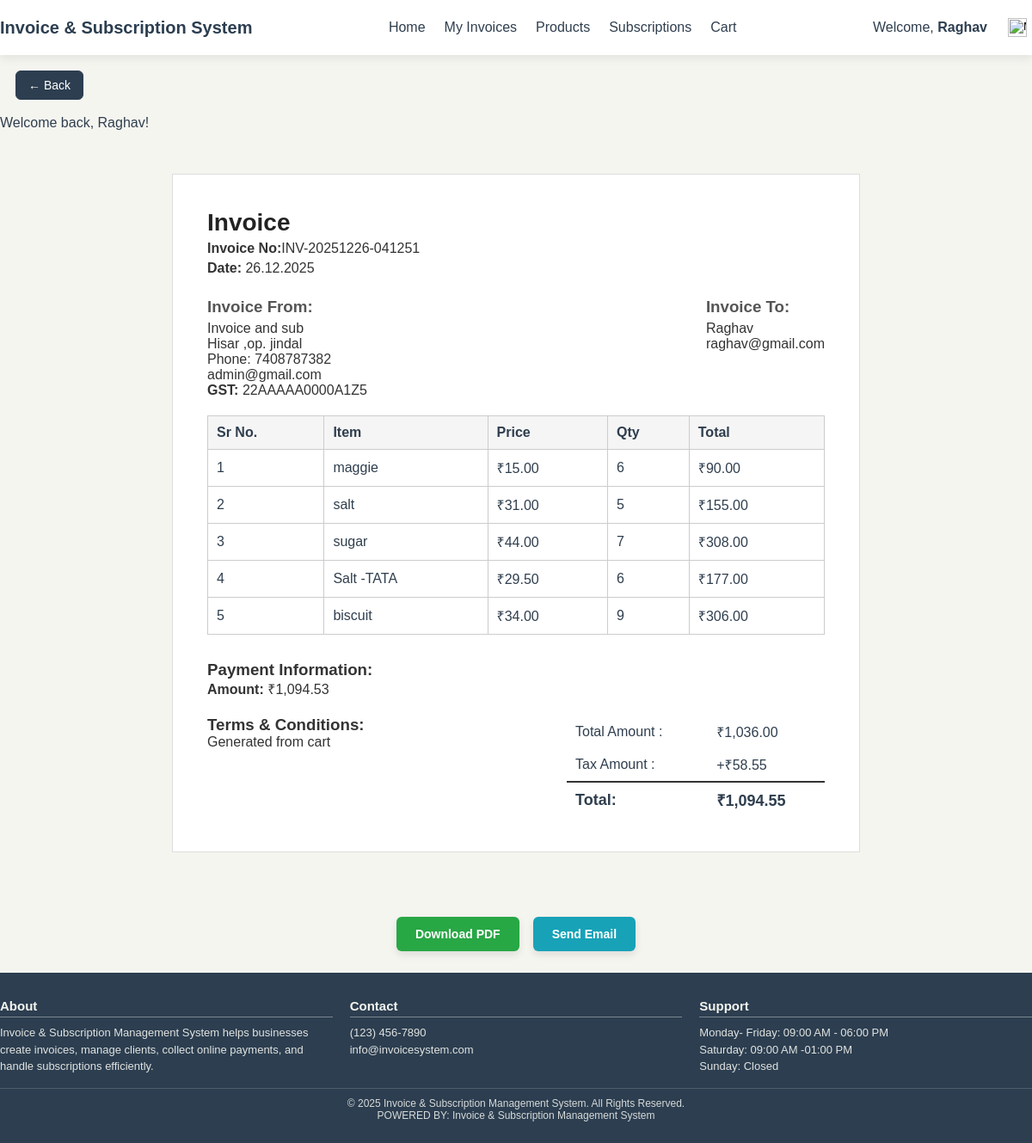
The page /invoice/show?id=30 (signed in) on the database its author committed.
### tables this page shows
CREATE TABLE `invoices` (
  `id` int NOT NULL,
  `created_by` int NOT NULL,
  `client_id` int NOT NULL,
  `invoice_number` varchar(50) NOT NULL,
  `invoice_date` date NOT NULL,
  `due_date` date NOT NULL,
  `subtotal` decimal(10,2) NOT NULL,
  `tax_type` enum('GST','NONE') DEFAULT 'GST',
  `tax_rate` decimal(5,2) DEFAULT '0.00',
  `tax_amount` decimal(10,2) DEFAULT '0.00',
  `discount` decimal(10,2) DEFAULT '0.00',
  `total_amount` decimal(10,2) NOT NULL,
  `status` enum('Unpaid','Sent','Paid','Overdue') NOT NULL DEFAULT 'Unpaid',
  `notes` text,
  `created_at` timestamp NULL DEFAULT CURRENT_TIMESTAMP,
  `updated_at` timestamp NULL DEFAULT CURRENT_TIMESTAMP ON UPDATE CURRENT_TIMESTAMP
);

CREATE TABLE `company` (
  `id` int NOT NULL,
  `user_id` int NOT NULL,
  `company_name` varchar(255) NOT NULL,
  `email` varchar(100) NOT NULL,
  `phone` varchar(20) DEFAULT NULL,
  `address` text,
  `tax_number` varchar(50) DEFAULT NULL,
  `logo` varchar(255) DEFAULT NULL,
  `created_at` timestamp NULL DEFAULT CURRENT_TIMESTAMP
);

CREATE TABLE `users` (
  `id` int NOT NULL,
  `name` varchar(100) NOT NULL,
  `email` varchar(150) NOT NULL,
  `password` varchar(255) NOT NULL,
  `created_at` datetime DEFAULT CURRENT_TIMESTAMP,
  `role` enum('admin','user') NOT NULL DEFAULT 'user',
  `phone_no` varchar(20) DEFAULT NULL,
  `address` text
);

CREATE TABLE `invoice_items` (
  `id` int NOT NULL,
  `invoice_id` int NOT NULL,
  `item_name` varchar(255) NOT NULL,
  `quantity` int NOT NULL,
  `price` decimal(10,2) NOT NULL,
  `total` decimal(10,2) NOT NULL
);

### app/Controllers/InvoiceController.php (called while the page is built, shortened)
<?php
class InvoiceController
{
    private Invoice $invoiceModel;
    private InvoiceItem $itemModel;
    public function __construct()
    {
        $this->invoiceModel = new Invoice();
        $this->itemModel = new InvoiceItem();
    }
    public function show()
    {
        $invoiceId = (int)($_GET['id'] ?? 0);
        $invoice = $this->invoiceModel->getById($invoiceId);
        $userModel = new User();
        $client = $userModel->getById($invoice['client_id']);
        $companyModel = new Company();
        $company = $companyModel->getByUserId($invoice['created_by']);
        if (!$company) {
            $company = $companyModel->getFirst();
        }
        $items = $this->itemModel->getByInvoice($invoiceId);
        require APP_ROOT . '/app/Views/invoice/show.php';
    }
}

### app/Core/Router.php (called while the page is built, shortened)
<?php
class Router
{
    private array $routes = [];
    public function get(string $path, array $handler)
    {
        $this->routes['GET'][$path] = $handler;
    }
    public function post(string $path, array $handler)
    {
        $this->routes['POST'][$path] = $handler;
    }
    public function dispatch()
    {
        $method = $_SERVER['REQUEST_METHOD'];
        $uri = parse_url($_SERVER['REQUEST_URI'], PHP_URL_PATH);
        [$controller, $action] = $this->routes[$method][$uri];
        call_user_func([new $controller, $action]);
    }
}

### public/index.php (called while the page is built, shortened)
<?php
require_once APP_ROOT . '/app/Helpers/Session.php';
require_once APP_ROOT . '/app/Core/Router.php';
require_once APP_ROOT . '/app/Core/Database.php';
require_once APP_ROOT . '/app/Models/User.php';
require_once APP_ROOT . '/app/Controllers/CartController.php';
require_once APP_ROOT . '/app/Controllers/InvoiceController.php';
$router = new Router();
$router->get('/', [DashboardController::class, 'index']);
$router->get('/dashboard', [DashboardController::class, 'index']);
$router->get('/register', [AuthController::class, 'showRegister']);
$router->post('/register', [AuthController::class, 'register']);
$router->get('/login', [AuthController::class, 'showLogin']);
$router->post('/login', [AuthController::class, 'login']);
$router->get('/logout', [AuthController::class, 'logout']);
$router->get('/home', [ProductController::class, 'home']);
$router->get('/products', [ProductController::class, 'listProducts']);
$router->get('/dashboard/product', [ProductController::class, 'show']);
$router->get('/add-product', [ProductController::class, 'addProductForm']);
$router->post('/add-product', [ProductController::class, 'addProduct']);
$router->get('/dashboard/products/edit', [ProductController::class, 'editProductForm']);
$router->post('/dashboard/products/edit', [ProductController::class, 'updateProduct']);
$router->get('/dashboard/products/delete', [ProductController::class, 'deleteProduct']);
$router->get('/cart', [CartController::class, 'showCart']);
$router->post('/cart/add', [CartController::class, 'addItem']);
$router->post('/cart/update', [CartController::class, 'updateItem']);
$router->post('/cart/remove', [CartController::class, 'removeItem']);
$router->get('/cart/payment', [CartController::class, 'showPaymentPage']);
$router->post('/cart/payment/process', [CartController::class, 'processPayment']);
$router-> get('/invoice/show',[InvoiceController::class,'show']);
$router-> post('/invoice/create',[InvoiceController::class,'create']);
$router->get('/my_invoices', [InvoiceController::class, 'myInvoices']);
$router->get('/track_invoices', [InvoiceController::class, 'trackInvoices']);
$router->get('/invoice/pdf', [InvoiceController::class, 'pdf']);
$router->get('/invoice/send-email',[InvoiceController::class,'sendEmail']);
$router->get('/subscriptions', [SubscriptionController::class, 'index']);
$router->post('/subscribe', [SubscriptionController::class, 'subscribe']);
$router->post('/subscription/cancel', [SubscriptionController::class, 'cancelSubscription']);
$router->get('/payment', [PaymentController::class, 'showPaymentPage']);
$router->post('/payment/process', [PaymentController::class, 'processPayment']);
$router->get('/track_subscriptions', [SubscriptionController::class, 'trackSubscriptions']);
$router->get('/dashboard/subscription-plans', [SubscriptionPlanController::class, 'index']);
$router->post('/dashboard/subscription-plans', [SubscriptionPlanController::class, 'create']);
$router->get('/admin/plans', [SubscriptionPlanController::class, 'index']);
$router->get('/admin/plan/get', [SubscriptionPlanController::class, 'getPlan']);
$router->post('/admin/plan/save', [SubscriptionPlanController::class, 'save']);
$router->get('/admin/plan/delete', [SubscriptionPlanController::class, 'delete']);
$router->get('/settings',         [SettingController:: class,'index']);
$router->post('/settings/update', [SettingController:: class,'update']);
$router->get('/settings/company', [SettingController::class,'company']);
$router->post('/settings/company',  [SettingController::class,'company']);
$router->get('/address/list', [AddressController::class, 'getAddresses']);
$router->post('/address/add', [AddressController::class, 'addAddress']);
$router->post('/address/set-default', [AddressController::class, 'setDefaultAddress']);
$router->dispatch();

### app/Helpers/Session.php (called while the page is built, shortened)
<?php
class Session {
    public static function get(string $key, mixed $default = null): mixed {
        return $_SESSION[$key] ?? $default;
    }
    public static function has(string $key): bool {
        return isset($_SESSION[$key]);
    }
}

### app/Core/Database.php (called while the page is built, shortened)
<?php
class Database {
    private static ?mysqli $connection = null;
    public static function getConnection(): mysqli {
        if(self::$connection !== null){
            return self::$connection;
        }
        $host = $_ENV['DB_HOST'] ?? 'localhost';
        $user = $_ENV['DB_USERNAME'] ?? 'root';
        $pass = $_ENV['DB_PASSWORD'] ?? '';
        $name = $_ENV['DB_NAME'] ?? '';
        try {
            $conn = new mysqli($host, $user, $pass, $name);
            $conn->set_charset('utf8mb4');
        } catch (\mysqli_sql_exception $e) {
            throw new RuntimeException('Database connection failed: ' . $e->getMessage());
        }
        self::$connection = $conn;
        return self::$connection;
    }
}

### app/Core/Model.php (called while the page is built, shortened)
<?php
class Model
{
    public function __construct()
    {
        $this->db = Database::getConnection();
    }
}

### app/Models/Invoice.php (called while the page is built, shortened)
<?php
class Invoice extends Model
{
    public function getById(int $id): ?array
    {
        $stmt = $this->db->prepare("SELECT * FROM invoices WHERE id = ?");
        $stmt->bind_param("i", $id);
        $stmt->execute();
        $res = $stmt->get_result();
        return $res->num_rows ? $res->fetch_assoc() : null;
    }
}

### app/Models/Company.php (called while the page is built, shortened)
<?php
class Company extends Model
{
    public function getFirst(): ?array
    {
        $stmt = $this->db->prepare(
            "SELECT * FROM company ORDER BY id ASC LIMIT 1"
        );
        $stmt->execute();
        $res = $stmt->get_result();
        return $res->num_rows ? $res->fetch_assoc() : null;
    }
}

### app/Models/User.php (called while the page is built, shortened)
<?php
class User extends Model
{
public function getById(int $id): ?array
{
    $stmt = $this->db->prepare("SELECT * FROM users WHERE id = ? LIMIT 1");
    $stmt->bind_param("i", $id);
    $stmt->execute();
    $result = $stmt->get_result();
    return $result->num_rows ? $result->fetch_assoc() : null;
}
}

### app/Models/InvoiceItem.php (called while the page is built, shortened)
<?php
class InvoiceItem extends Model
{
    public function getByInvoice(int $invoiceId): array
    {
        $stmt = $this->db->prepare("SELECT * FROM invoice_items WHERE invoice_id = ?");
        $stmt->bind_param("i", $invoiceId);
        $stmt->execute();
        return $stmt->get_result()->fetch_all(MYSQLI_ASSOC);
    }
}

### app/Views/invoice/show.php (the view, shortened to what this page needs)
<?php require APP_ROOT . '/app/Views/layouts/header.php';
?>
<a href="/home" class="back">&#8592; Back</a>
<link rel="stylesheet" href="/assets/css/invoice.css">
<?php if (Session::has('success')): ?>
    <div class="alert alert-success">
        <?= Session::get('success') ?>
    </div>
<?php endif; ?>
<div class="invoice-wrapper">
    <div class="invoice-header">
        <div class="invoice-info">
            <h1>Invoice</h1>
            <p><strong>Invoice No:</strong><?= htmlspecialchars($invoice['invoice_number']) ?></p>
            <p><strong>Date:</strong> <?= date('d.m.Y', strtotime($invoice['invoice_date'])) ?></p>
        </div>
    </div>
    <div class="invoice-parties">
        <div class="pay-to">
            <h3>Invoice From:</h3>
            <p><?= htmlspecialchars($company['company_name'] ?? 'Invoice and Sub') ?></p>
            <p><?= htmlspecialchars($company['address'] ?? '') ?></p>
            <?php if (!empty($company['phone'])): ?>
                <p>Phone: <?= htmlspecialchars($company['phone']) ?></p>
            <?php endif; ?>
            <p><?= htmlspecialchars($company['email'] ?? '') ?></p>
            <?php if (!empty($company['tax_number'])): ?>
                <p><strong>GST:</strong> <?= htmlspecialchars($company['tax_number']) ?></p>
            <?php endif; ?>
        </div>
        <div class="invoice-to">
            <h3>Invoice To:</h3>
            <p><?= htmlspecialchars($client['name'] ?? 'Customer Name') ?></p>
            <p><?= htmlspecialchars($client['email'] ?? '') ?></p>
        </div>
    </div>
    <table class="invoice-items">
        <thead>
            <tr>
                <th>Sr No.</th>
                <th>Item</th>
                <th>Price</th>
                <th>Qty</th>
                <th>Total</th>
            </tr>
        </thead>
        <tbody>
            <?php $grandTotal = 0; ?>
            <?php foreach ($items as $index => $item): ?>
                <?php
                $lineTotal = $item['price'] * $item['quantity'];
                $lineTax   = $lineTotal * ($invoice['tax_rate'] / 100);
                $total     = $lineTotal + $lineTax;
                $grandTotal += $total;
                ?>
                <tr>
                    <td><?= $index + 1 ?></td>
                    <td><?= htmlspecialchars($item['item_name']) ?></td>
                    <td>&#8377;<?= number_format($item['price'], 2) ?></td>
                    <td><?= $item['quantity'] ?></td>
                    <td>&#8377;<?= number_format($item['price'] * $item['quantity'], 2) ?></td>
                </tr>
            <?php endforeach; ?>
        </tbody>
    </table>
    <div class="invoice-payment">
        <h3>Payment Information:</h3>
        <p><strong>Amount:</strong> &#8377;<?= number_format($grandTotal, 2) ?></p>
    </div>
    <div class="invoice-totals">
        <table>
            <tr>
                <td>Total Amount :</td>
                <td>&#8377;<?= number_format($invoice['subtotal'], 2) ?></td>
            </tr>
            <tr>
                <td>Tax Amount :</td>
                <td>+&#8377;<?= number_format($invoice['tax_amount'], 2) ?></td>
            </tr>
            <tr class="grand-total">
                <td>Total:</td>
                <td>&#8377;<?= number_format($invoice['total_amount'], 2) ?></td>
            </tr>
        </table>
    </div>
    <div class="invoice-terms">
        <h3>Terms & Conditions:</h3>
        <p><?= htmlspecialchars($invoice['notes'] ?? 'All claims must be made in writing within 30 days. Delivery dates are not guaranteed. Taxes excluded unless stated.') ?></p>
    </div>
</div>
<div class="invoice-actions">
    <a href="/invoice/pdf?id=<?= $invoice['id'] ?>" class="btn btn-download">
        Download PDF
    </a>
    <a href="/invoice/send-email?id=<?= $invoice['id'] ?>" class="btn btn-email">
        Send Email
    </a>
</div>
<?php require APP_ROOT . '/app/Views/layouts/footer.php'; ?>

### public/assets/css/header_footer.css (style rules this page uses)
* { margin: 0; padding: 0; box-sizing: border-box; }

### public/assets/css/invoice.css (style rules this page uses)
.invoice-wrapper { width: 800px; margin: 50px auto; padding: 40px; border: 1px solid #ddd; font-family: 'Arial', sans-serif; color: #333; background: #fff; }
.invoice-header { display: flex; justify-content: space-between; align-items: center; margin-bottom: 20px; }
.invoice-info h1 { margin: 0; font-size: 28px; color: #222; }
.invoice-info p { margin: 5px 0; }
.invoice-parties { display: flex; justify-content: space-between; margin-bottom: 20px; }
.invoice-parties div h3 { margin-bottom: 5px; color: #555; }
.invoice-items { width: 100%; border-collapse: collapse; margin-bottom: 30px; }
.invoice-items th, .invoice-items td { border: 1px solid #ccc; padding: 10px; text-align: left; }
.invoice-items th { background: #f5f5f5; }
.invoice-items td { background: #fff; }
.invoice-payment, .invoice-terms { margin-top: 20px; }
.invoice-totals { margin-top: 20px; text-align: right; }
.invoice-totals table { width: 300px; float: right; border-collapse: collapse; }
.invoice-totals td { padding: 8px 10px; }
.invoice-totals .grand-total td { font-weight: bold; font-size: 18px; border-top: 2px solid #333; }
.back { display: inline-flex; align-items: center; gap: 6px; padding: 8px 14px; margin-bottom: 15px; max-width: max-content; font-size: 14px; font-weight: 500; text-decoration: none; margin: 18px 18px; color: #ffffff; background-color: #2c3e50; border: 1px solid #2c3e50; border-radius: 6px; transition: all 0.2s ease-in-out; }
.invoice-actions { width: 90%; margin: 25px auto; display: flex; justify-content:center; gap: 16px; }
.invoice-actions .btn { display: inline-flex; align-items: center; gap: 8px; padding: 12px 22px; font-size: 14px; font-weight: 600; text-decoration: none; border-radius: 6px; color: #fff; transition: all 0.3s ease; box-shadow: 0 4px 8px rgba(0,0,0,0.1); }
.invoice-actions .btn-download { background-color: #28a745; }
.invoice-actions .btn-email { background-color: #17a2b8; }

### rows shown on the page
invoices: invoice_number "INV-20251226-041251", invoice_date "26.12.2025", subtotal "1,036.00", tax_amount "58.55", total_amount "1,094.55", notes "Generated from cart"
company: company_name "Invoice and sub", address "Hisar ,op. jindal", phone "7408787382", email "admin@gmail.com", tax_number "22AAAAA0000A1Z5"
users: name "Raghav", email "raghav@gmail.com"
invoice_items: item_name "maggie", price "15.00", quantity "6", $item['price'] * $item['quantity'] "90.00"
invoice_items: item_name "salt", price "31.00", quantity "5", $item['price'] * $item['quantity'] "155.00"
invoice_items: item_name "sugar", price "44.00", quantity "7", $item['price'] * $item['quantity'] "308.00"
invoice_items: item_name "Salt -TATA", price "29.50", quantity "6", $item['price'] * $item['quantity'] "177.00"
invoice_items: item_name "biscuit", price "34.00", quantity "9", $item['price'] * $item['quantity'] "306.00"

### other values the page prints
Session::get('name') "Raghav"
Session::get('success') "Welcome back, Raghav!"
$grandTotal "1,094.53"
